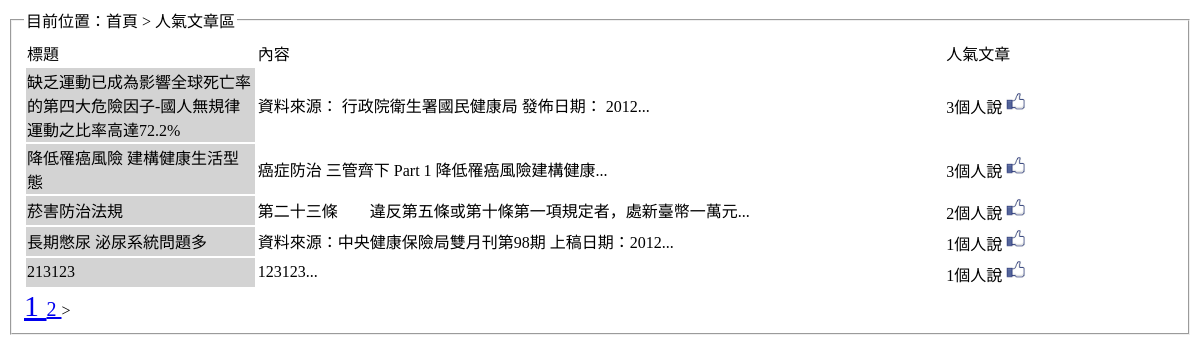
Screenshot of /front/pop.php with the database file from the repository.
### tables this page shows
CREATE TABLE `news` (
  `id` int(10) UNSIGNED NOT NULL,
  `title` text NOT NULL,
  `text` text NOT NULL,
  `type` int(5) UNSIGNED NOT NULL,
  `good` int(5) UNSIGNED NOT NULL DEFAULT 0,
  `sh` tinyint(1) UNSIGNED NOT NULL DEFAULT 1
);

### base.php (called while the page is built, shortened)
<?php
class DB
{
    private $dsn = "mysql:host=localhost;charset=utf8;dbname=db2";
    private $root = "root";
    private $password = "";
    public function __construct($table)
    {
        $this->table = $table;
        $this->pdo = new PDO($this->dsn, $this->root, $this->password);
    }
    public function all(...$arg)
    {
        $sql = "SELECT * FROM $this->table ";
        if (!empty($arg[0]) && is_array($arg[0])) {
            foreach ($arg[0] as $k => $v) $tmp[] = "`$k`='$v'";
            $sql .= " WHERE " . implode(" && ", $tmp);
        }
        $sql .= $arg[1] ?? '';
        return @$this->pdo->query($sql)->fetchAll();
    }
    public function find($arg)
    {
        $sql = "SELECT * FROM $this->table ";
        if (is_array($arg)) {
            foreach ($arg as $k => $v) $tmp[] = "`$k`='$v'";
            $sql .= " WHERE " . implode(" && ", $tmp);
        } else $sql .= " WHERE `id`='$arg'";
        return $this->pdo->query($sql)->fetch(PDO::FETCH_ASSOC);
    }
    public function count(...$arg)
    {
        $sql = "SELECT COUNT(*) FROM $this->table ";
        $sql .= $arg[1] ?? '';
        return $this->pdo->query($sql)->fetchColumn();
    }
    public function q($sql)
    {
        return $this->pdo->query($sql)->fetchAll();
    }
    public function save($arg)
    {
        if (isset($arg['id'])) {
            foreach ($arg as $k => $v) $tmp[] = "`$k`='$v'";
            $sql = sprintf("UPDATE %s SET %s WHERE `id`='%s'", $this->table, implode(",", $tmp), $arg['id']);
        } else $sql = sprintf("INSERT INTO %s (`%s`) VALUES ('%s')", $this->table, implode("`,`", array_keys($arg)), implode("','", $arg));
        return $this->pdo->exec($sql);
    }
}
$Total = new DB('total');
$todayVisited = $Total->find(['date' => date("Y-m-d")]);
$sumVisited = $Total->q("SELECT SUM(total) FROM total")[0]['SUM(total)'];
$chk = $Total->find(['date' => date("Y-m-d")]);

### front/pop.php (the view, shortened to what this page needs)
<fieldset>
    <legend>目前位置：首頁 > 人氣文章區</legend>
    <table>
        <tr>
            <td width="20%">標題</td>
            <td width="60%">內容</td>
            <td width="20%">人氣文章</td>
        </tr>
        <?php
        $db = new DB("news");
        $total = $db->count();
        $div = 5;
        $pages = ceil($total / $div);
        $now = $_GET['p'] ?? 1;
        $start = ($now - 1) * $div;
        $rows = $db->all(['sh' => 1], " ORDER BY good DESC LIMIT $start,$div");
        foreach ($rows as $row) {
        ?>
            <tr>
                <td class="title"><?= $row['title']; ?></td>
                <td class="tt">
                    <div>
                        <?= mb_substr($row['text'], 0, 30, 'utf8'); ?>...
                    </div>
                </td>
                <td>
                    <span id="vie<?= $row['id']; ?>"><?= $row['good']; ?></span>個人說 <img src="icon/02B03.jpg" style="width:20px">
                </td>
            </tr>
        <?php } ?>
    </table>
    <div>
        <?php
        for ($i = 1; $i <= $pages; $i++) {
            $fontSize = ($i == $now) ? "30px" : "20px";
            echo "<a href='?do=pop&p=$i' style='font-size:$fontSize'> $i </a>";
        }
        if (($now + 1) <= $pages) {
            echo "<a href'=?do=pop&p=" . ($now + 1) . "'> > </a>";
        }
        ?>
    </div>
</fieldset>

### front/pop.php (style rules this page uses)
.title { background: lightgrey; cursor: pointer; }

### rows the page displays
news: title "缺乏運動已成為影響全球死亡率的第四大危險因子-國人無規律運動之比率高達72.2%", text "資料來源： 行政院衛生署國民健康局 發佈日期： 2012", good "3"
news: title "降低罹癌風險 建構健康生活型態", text "癌症防治 三管齊下 Part 1 降低罹癌風險建構健康", good "3"
news: title "菸害防治法規", text "第二十三條 違反第五條或第十條第一項規定者，處新臺幣一萬元", good "2"
news: title "長期憋尿 泌尿系統問題多", text "資料來源：中央健康保險局雙月刊第98期 上稿日期：2012", good "1"
news: title "213123", text "123123", good "1"
